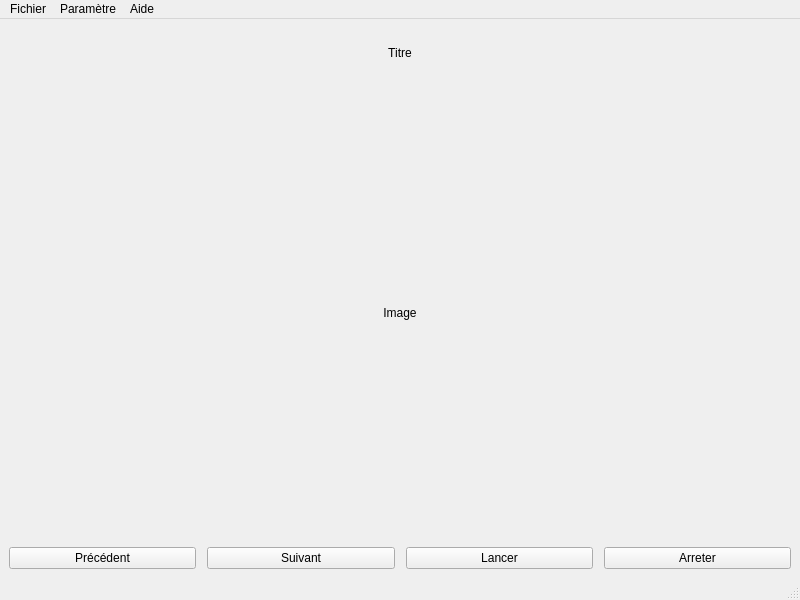
<?xml version="1.0" encoding="UTF-8"?>
<ui version="4.0">
 <class>LecteurVue</class>
 <widget class="QMainWindow" name="LecteurVue">
  <property name="geometry">
   <rect>
    <x>0</x>
    <y>0</y>
    <width>800</width>
    <height>600</height>
   </rect>
  </property>
  <property name="windowTitle">
   <string>LecteurVue</string>
  </property>
  <widget class="QWidget" name="centralwidget">
   <layout class="QVBoxLayout" name="verticalLayout_2" stretch="1,0,1,0,0">
    <item>
     <widget class="QLabel" name="lTitre">
      <property name="maximumSize">
       <size>
        <width>16777215</width>
        <height>50</height>
       </size>
      </property>
      <property name="text">
       <string>Titre</string>
      </property>
      <property name="alignment">
       <set>Qt::AlignCenter</set>
      </property>
     </widget>
    </item>
    <item>
     <spacer name="verticalSpacer">
      <property name="orientation">
       <enum>Qt::Vertical</enum>
      </property>
      <property name="sizeType">
       <enum>QSizePolicy::Fixed</enum>
      </property>
      <property name="sizeHint" stdset="0">
       <size>
        <width>10</width>
        <height>10</height>
       </size>
      </property>
     </spacer>
    </item>
    <item>
     <layout class="QHBoxLayout" name="horizontalLayout">
      <item>
       <spacer name="horizontalSpacer_2">
        <property name="orientation">
         <enum>Qt::Horizontal</enum>
        </property>
        <property name="sizeType">
         <enum>QSizePolicy::Fixed</enum>
        </property>
        <property name="sizeHint" stdset="0">
         <size>
          <width>10</width>
          <height>10</height>
         </size>
        </property>
       </spacer>
      </item>
      <item>
       <widget class="QLabel" name="lImage">
        <property name="text">
         <string>Image</string>
        </property>
        <property name="alignment">
         <set>Qt::AlignCenter</set>
        </property>
       </widget>
      </item>
      <item>
       <spacer name="horizontalSpacer">
        <property name="orientation">
         <enum>Qt::Horizontal</enum>
        </property>
        <property name="sizeType">
         <enum>QSizePolicy::Fixed</enum>
        </property>
        <property name="sizeHint" stdset="0">
         <size>
          <width>10</width>
          <height>10</height>
         </size>
        </property>
       </spacer>
      </item>
     </layout>
    </item>
    <item>
     <spacer name="verticalSpacer_2">
      <property name="orientation">
       <enum>Qt::Vertical</enum>
      </property>
      <property name="sizeType">
       <enum>QSizePolicy::Fixed</enum>
      </property>
      <property name="sizeHint" stdset="0">
       <size>
        <width>10</width>
        <height>10</height>
       </size>
      </property>
     </spacer>
    </item>
    <item>
     <layout class="QHBoxLayout" name="horizontalLayout_2" stretch="0,0,0,0,0,0,0">
      <property name="spacing">
       <number>6</number>
      </property>
      <item>
       <widget class="QPushButton" name="bPrecedent">
        <property name="text">
         <string>Précédent</string>
        </property>
       </widget>
      </item>
      <item>
       <spacer name="horizontalSpacer_3">
        <property name="orientation">
         <enum>Qt::Horizontal</enum>
        </property>
        <property name="sizeType">
         <enum>QSizePolicy::Fixed</enum>
        </property>
        <property name="sizeHint" stdset="0">
         <size>
          <width>5</width>
          <height>5</height>
         </size>
        </property>
       </spacer>
      </item>
      <item>
       <widget class="QPushButton" name="bSuivant">
        <property name="text">
         <string>Suivant</string>
        </property>
       </widget>
      </item>
      <item>
       <spacer name="horizontalSpacer_4">
        <property name="orientation">
         <enum>Qt::Horizontal</enum>
        </property>
        <property name="sizeType">
         <enum>QSizePolicy::Fixed</enum>
        </property>
        <property name="sizeHint" stdset="0">
         <size>
          <width>5</width>
          <height>5</height>
         </size>
        </property>
       </spacer>
      </item>
      <item>
       <widget class="QPushButton" name="bLancer">
        <property name="text">
         <string>Lancer</string>
        </property>
       </widget>
      </item>
      <item>
       <spacer name="horizontalSpacer_5">
        <property name="orientation">
         <enum>Qt::Horizontal</enum>
        </property>
        <property name="sizeType">
         <enum>QSizePolicy::Fixed</enum>
        </property>
        <property name="sizeHint" stdset="0">
         <size>
          <width>5</width>
          <height>5</height>
         </size>
        </property>
       </spacer>
      </item>
      <item>
       <widget class="QPushButton" name="bArreter">
        <property name="text">
         <string>Arreter</string>
        </property>
       </widget>
      </item>
     </layout>
    </item>
   </layout>
  </widget>
  <widget class="QMenuBar" name="menubar">
   <property name="geometry">
    <rect>
     <x>0</x>
     <y>0</y>
     <width>800</width>
     <height>22</height>
    </rect>
   </property>
   <widget class="QMenu" name="menuFichier">
    <property name="title">
     <string>Fichier</string>
    </property>
   </widget>
   <widget class="QMenu" name="menuParam_tre">
    <property name="title">
     <string>Paramètre</string>
    </property>
    <addaction name="action_Quitter"/>
   </widget>
   <widget class="QMenu" name="menuAide">
    <property name="title">
     <string>Aide</string>
    </property>
    <addaction name="action_A_propos_de"/>
   </widget>
   <addaction name="menuFichier"/>
   <addaction name="menuParam_tre"/>
   <addaction name="menuAide"/>
  </widget>
  <widget class="QStatusBar" name="statusbar"/>
  <action name="action_Quitter">
   <property name="checkable">
    <bool>true</bool>
   </property>
   <property name="text">
    <string>&amp;Quitter</string>
   </property>
   <property name="shortcut">
    <string>Ctrl+Q</string>
   </property>
  </action>
  <action name="action_A_propos_de">
   <property name="checkable">
    <bool>true</bool>
   </property>
   <property name="text">
    <string>&amp; A propos de…</string>
   </property>
   <property name="shortcut">
    <string>Ctrl+A</string>
   </property>
  </action>
 </widget>
 <resources/>
 <connections>
  <connection>
   <sender>action_Quitter</sender>
   <signal>triggered()</signal>
   <receiver>LecteurVue</receiver>
   <slot>close()</slot>
   <hints>
    <hint type="sourcelabel">
     <x>-1</x>
     <y>-1</y>
    </hint>
    <hint type="destinationlabel">
     <x>399</x>
     <y>299</y>
    </hint>
   </hints>
  </connection>
 </connections>
</ui>
